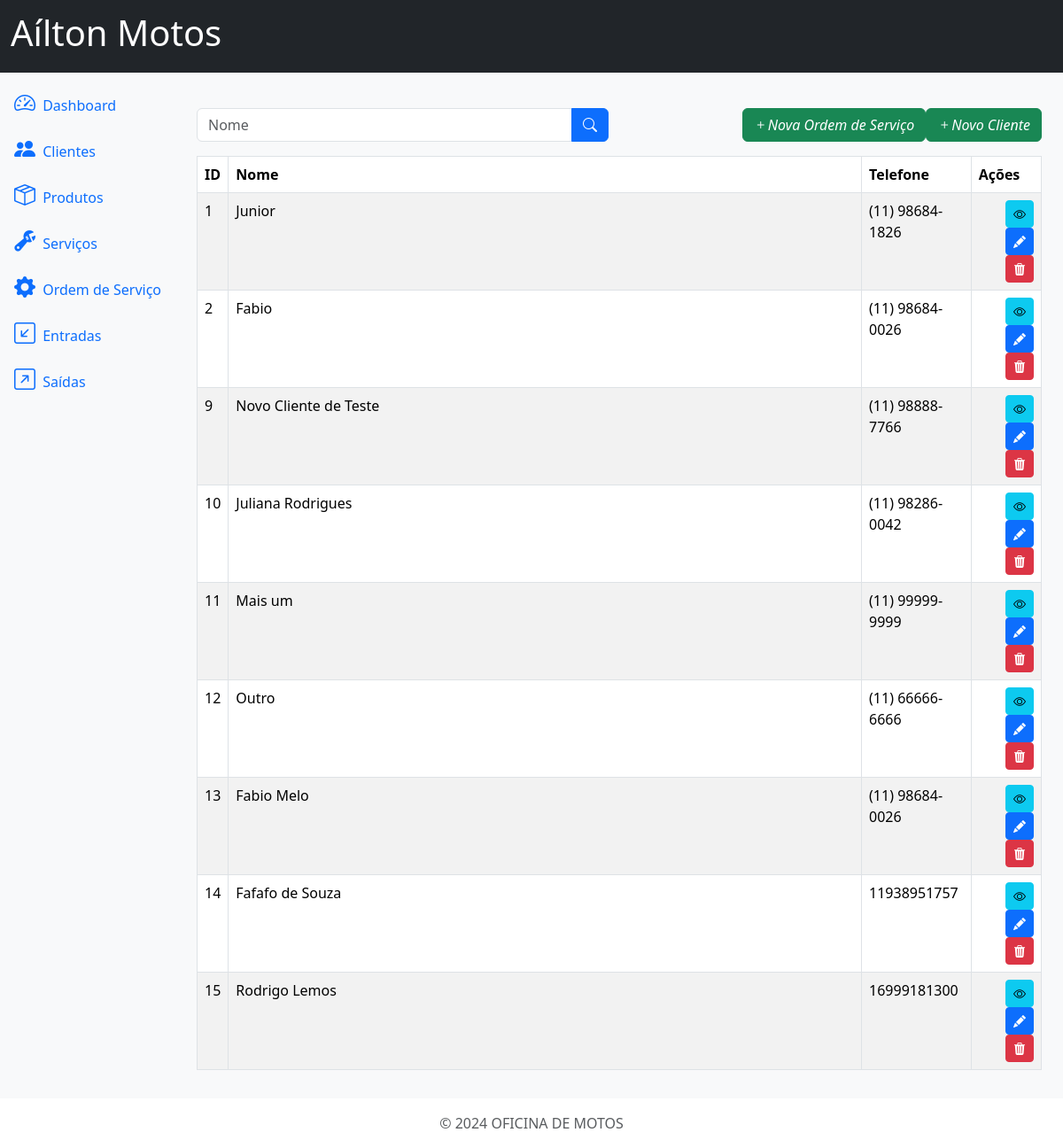
Before: /customers/ with the older database file.
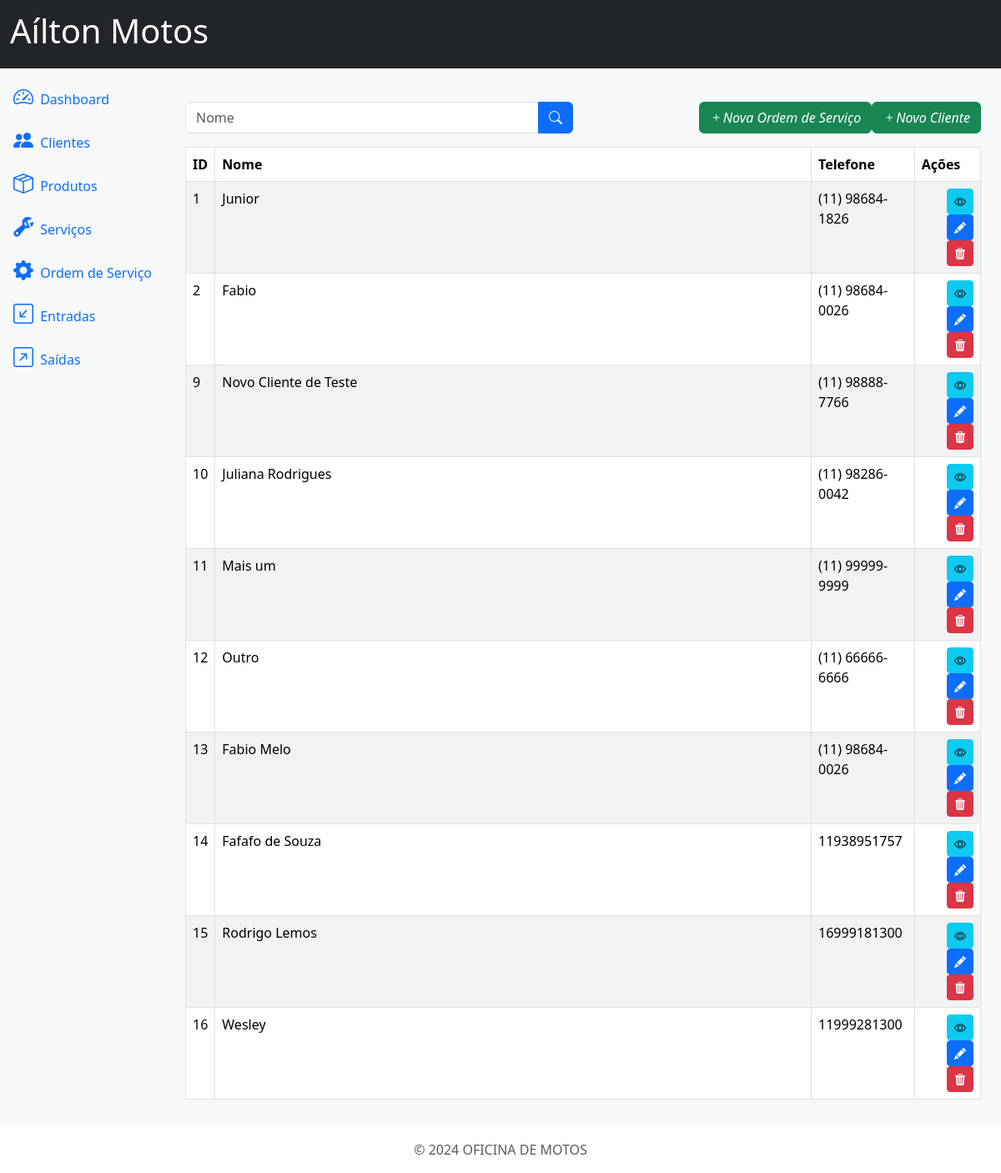
After: the same page with the newer database file.
### customers/models.py (models this page shows, shortened)
class Client(models.Model):
    id = models.AutoField(primary_key=True)
    name = models.CharField(max_length=500, verbose_name='Nome')
    address = models.CharField(max_length=500, blank=True, null=True, verbose_name='Endereço')
    address_number = models.CharField(max_length=20, blank=True, null=True, verbose_name='Número')
    phone1 = models.CharField(max_length=15, verbose_name='Telefone 1')
    phone2 = models.CharField(max_length=15, blank=True, null=True, verbose_name='Telefone 2')
    comments = models.TextField(blank=True, null=True, verbose_name='Observações')
    class Meta:
        verbose_name = ('Cliente')
        verbose_name_plural = ('Clientes')

### customers/views.py (the view)
# urls.py: path('customers/', ClientListView.as_view(), name='customers'),
class ClientListView(ListView):
    model = Client
    template_name = 'customers.html'
    context_object_name = 'customers'
    paginate_by = 10
    def get_queryset(self):
        queryset = super().get_queryset()
        name = self.request.GET.get('name')
        if name:
            queryset = queryset.filter(name__icontains=name)
        return queryset

### customers/templates/customers.html (shortened to what this page needs)
{% extends 'base.html' %}
{% block content %}
<div class="row mb-3">
    <div class="col-md-6">
        <form method="get" action="{% url 'customers' %}">
            <div class="input-group">
                <input type="text" class="form-control" name="name" placeholder="Nome" value="{{ request.GET.name }}">
                <button type="submit" class="btn btn-primary">
                    <i class="bi bi-search"></i>
                </button>
            </div>
        </form>
    </div>
    <div class="col-md-6">
        <a href="{% url 'customers_create' %}" class="btn btn-success float-end">
            <i class="bi bi-plus">Novo Cliente</i>
        </a>
        <a href="{% url 'service_orders_create' %}" class="btn btn-success float-end">
            <i class="bi bi-plus">Nova Ordem de Serviço</i>
        </a>
    </div>
</div>
<div class="table-responsive">
    <table class="table table-striped table-bordered">
        <thead class="thead-dark">
            <tr>
                <th>ID</th>
                <th class="w-75">Nome</th>
                <th>Telefone</th>
                <th>Ações</th>
            </tr>
        </thead>
        <tbody>
            {% for client in customers %}
            <tr>
                <td>{{ client.id }}</td>
                <td>{{ client.name }}</td>
                <td>{{ client.phone1 }}</td>
                <td>
                    <a href="{% url 'customers_detail' client.id %}" class="btn btn-info btn-sm float-end">
                        <i class="bi bi-eye"></i>
                    </a>
                    <a href="{% url 'customers_update' client.id %}" class="btn btn-primary btn-sm float-end">
                        <i class="bi bi-pencil-fill"></i>
                    </a>
                    <a href="{% url 'customers_delete' client.id %}" class="btn btn-danger btn-sm float-end" >
                        <i class="bi bi-trash3-fill"></i>
                    </a>
                </td>
            </tr>
            {% endfor %}
        </tbody>
    </table>
</div>
{% endblock %}

Changed rows visible on the page:
added Client: id "16", name "Wesley", phone1 "11999281300"
